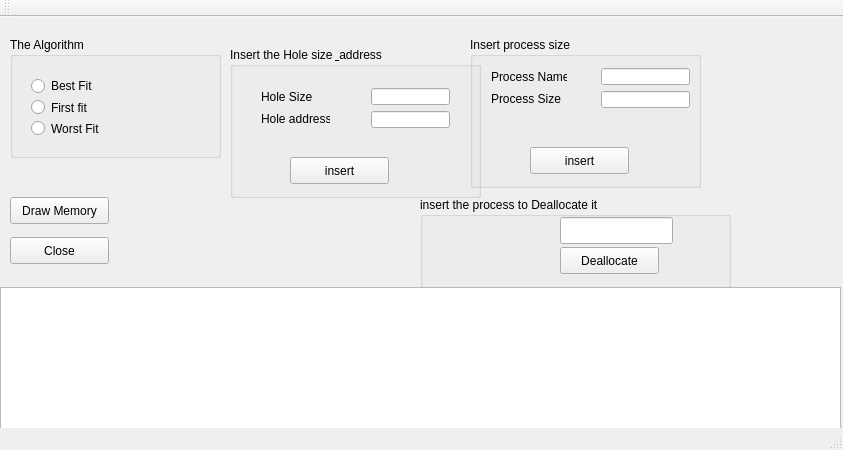
<?xml version="1.0" encoding="UTF-8"?>
<ui version="4.0">
 <class>MainWindow</class>
 <widget class="QMainWindow" name="MainWindow">
  <property name="geometry">
   <rect>
    <x>0</x>
    <y>0</y>
    <width>843</width>
    <height>450</height>
   </rect>
  </property>
  <property name="windowTitle">
   <string>MainWindow</string>
  </property>
  <widget class="QWidget" name="centralWidget">
   <widget class="QGroupBox" name="groupBox">
    <property name="geometry">
     <rect>
      <x>10</x>
      <y>20</y>
      <width>211</width>
      <height>121</height>
     </rect>
    </property>
    <property name="title">
     <string>The Algorithm</string>
    </property>
    <widget class="QWidget" name="layoutWidget">
     <property name="geometry">
      <rect>
       <x>10</x>
       <y>30</y>
       <width>191</width>
       <height>80</height>
      </rect>
     </property>
     <layout class="QVBoxLayout" name="verticalLayout">
      <item>
       <widget class="QRadioButton" name="bestFit">
        <property name="text">
         <string>Best Fit</string>
        </property>
       </widget>
      </item>
      <item>
       <widget class="QRadioButton" name="firstFit">
        <property name="text">
         <string>First fit</string>
        </property>
       </widget>
      </item>
      <item>
       <widget class="QRadioButton" name="worstFit">
        <property name="text">
         <string>Worst Fit</string>
        </property>
       </widget>
      </item>
     </layout>
    </widget>
   </widget>
   <widget class="QGroupBox" name="groupBox_2">
    <property name="geometry">
     <rect>
      <x>230</x>
      <y>30</y>
      <width>251</width>
      <height>151</height>
     </rect>
    </property>
    <property name="autoFillBackground">
     <bool>false</bool>
    </property>
    <property name="title">
     <string>Insert the Hole size &amp; address</string>
    </property>
    <widget class="QPushButton" name="insertButton">
     <property name="geometry">
      <rect>
       <x>60</x>
       <y>110</y>
       <width>99</width>
       <height>27</height>
      </rect>
     </property>
     <property name="text">
      <string>insert</string>
     </property>
    </widget>
    <widget class="QWidget" name="layoutWidget">
     <property name="geometry">
      <rect>
       <x>20</x>
       <y>30</y>
       <width>91</width>
       <height>61</height>
      </rect>
     </property>
     <layout class="QVBoxLayout" name="verticalLayout_2">
      <item>
       <widget class="QLabel" name="label">
        <property name="text">
         <string>Hole Size</string>
        </property>
       </widget>
      </item>
      <item>
       <widget class="QLabel" name="label_2">
        <property name="text">
         <string>Hole address</string>
        </property>
       </widget>
      </item>
     </layout>
    </widget>
    <widget class="QWidget" name="layoutWidget">
     <property name="geometry">
      <rect>
       <x>130</x>
       <y>30</y>
       <width>101</width>
       <height>62</height>
      </rect>
     </property>
     <layout class="QVBoxLayout" name="verticalLayout_3">
      <item>
       <widget class="QLineEdit" name="insert"/>
      </item>
      <item>
       <widget class="QLineEdit" name="insert2"/>
      </item>
     </layout>
    </widget>
   </widget>
   <widget class="QGroupBox" name="groupBox_3">
    <property name="geometry">
     <rect>
      <x>470</x>
      <y>20</y>
      <width>231</width>
      <height>151</height>
     </rect>
    </property>
    <property name="autoFillBackground">
     <bool>false</bool>
    </property>
    <property name="title">
     <string>Insert process size</string>
    </property>
    <widget class="QPushButton" name="processInsertButton">
     <property name="geometry">
      <rect>
       <x>60</x>
       <y>110</y>
       <width>99</width>
       <height>27</height>
      </rect>
     </property>
     <property name="text">
      <string>insert</string>
     </property>
    </widget>
    <widget class="QWidget" name="layoutWidget_2">
     <property name="geometry">
      <rect>
       <x>10</x>
       <y>20</y>
       <width>98</width>
       <height>61</height>
      </rect>
     </property>
     <layout class="QVBoxLayout" name="verticalLayout_6">
      <item>
       <widget class="QLabel" name="label_4">
        <property name="text">
         <string>Process Name</string>
        </property>
       </widget>
      </item>
      <item>
       <widget class="QLabel" name="label_5">
        <property name="text">
         <string>Process Size</string>
        </property>
       </widget>
      </item>
     </layout>
    </widget>
    <widget class="QWidget" name="">
     <property name="geometry">
      <rect>
       <x>120</x>
       <y>20</y>
       <width>111</width>
       <height>62</height>
      </rect>
     </property>
     <layout class="QVBoxLayout" name="verticalLayout_5">
      <item>
       <widget class="QLineEdit" name="insert_2"/>
      </item>
      <item>
       <widget class="QLineEdit" name="insert_3"/>
      </item>
     </layout>
    </widget>
   </widget>
   <widget class="QPushButton" name="pushButton">
    <property name="geometry">
     <rect>
      <x>10</x>
      <y>180</y>
      <width>99</width>
      <height>27</height>
     </rect>
    </property>
    <property name="text">
     <string>Draw Memory</string>
    </property>
   </widget>
   <widget class="QPushButton" name="pushButton_2">
    <property name="geometry">
     <rect>
      <x>10</x>
      <y>220</y>
      <width>99</width>
      <height>27</height>
     </rect>
    </property>
    <property name="text">
     <string>Close</string>
    </property>
   </widget>
   <widget class="QGroupBox" name="groupBox_4">
    <property name="geometry">
     <rect>
      <x>420</x>
      <y>180</y>
      <width>311</width>
      <height>91</height>
     </rect>
    </property>
    <property name="title">
     <string>insert the process to Deallocate it</string>
    </property>
    <widget class="QPushButton" name="pushButton_3">
     <property name="geometry">
      <rect>
       <x>140</x>
       <y>50</y>
       <width>99</width>
       <height>27</height>
      </rect>
     </property>
     <property name="text">
      <string>Deallocate</string>
     </property>
    </widget>
    <widget class="QLineEdit" name="lineEdit">
     <property name="geometry">
      <rect>
       <x>140</x>
       <y>20</y>
       <width>113</width>
       <height>27</height>
      </rect>
     </property>
    </widget>
   </widget>
   <widget class="QTableWidget" name="tableWidget">
    <property name="geometry">
     <rect>
      <x>0</x>
      <y>270</y>
      <width>841</width>
      <height>192</height>
     </rect>
    </property>
   </widget>
  </widget>
  <widget class="QMenuBar" name="menuBar">
   <property name="geometry">
    <rect>
     <x>0</x>
     <y>0</y>
     <width>843</width>
     <height>25</height>
    </rect>
   </property>
  </widget>
  <widget class="QToolBar" name="mainToolBar">
   <attribute name="toolBarArea">
    <enum>TopToolBarArea</enum>
   </attribute>
   <attribute name="toolBarBreak">
    <bool>false</bool>
   </attribute>
  </widget>
  <widget class="QStatusBar" name="statusBar"/>
 </widget>
 <layoutdefault spacing="6" margin="11"/>
 <resources/>
 <connections/>
</ui>
